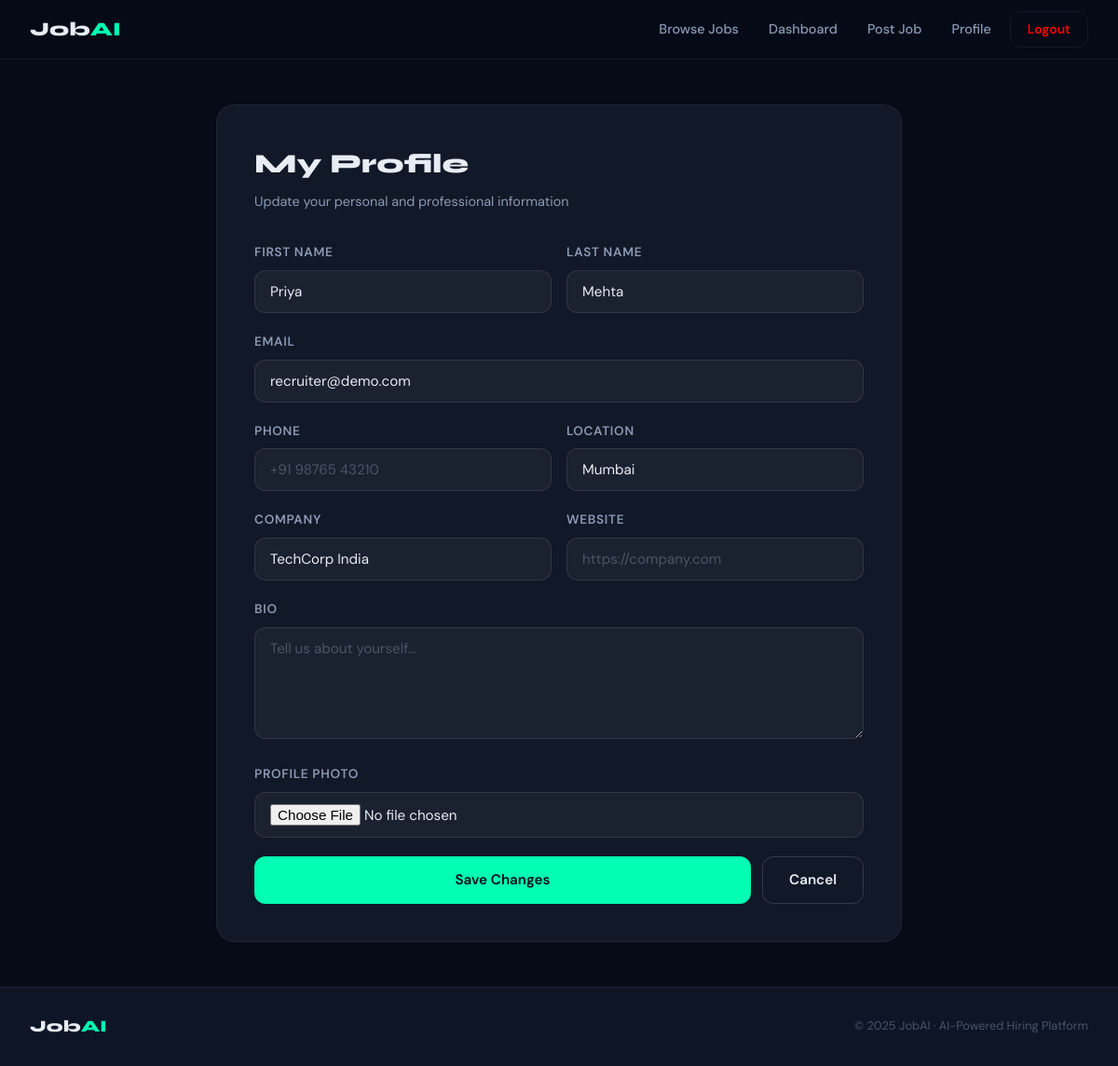
The app's page /accounts/profile/ (signed in) with its own data.
### accounts/models.py (models this page shows, shortened)
class User(AbstractUser):
    ROLE_CHOICES = [('seeker', 'Job Seeker'), ('recruiter', 'Recruiter')]
    role = models.CharField(max_length=20, choices=ROLE_CHOICES, default='seeker')
    phone = models.CharField(max_length=20, blank=True)
    location = models.CharField(max_length=100, blank=True)
    bio = models.TextField(blank=True)
    avatar = models.ImageField(upload_to='avatars/', blank=True, null=True)
    company = models.CharField(max_length=100, blank=True)
    website = models.URLField(blank=True)
    created_at = models.DateTimeField(auto_now_add=True)
    def is_seeker(self):
        return self.role == 'seeker'
    def is_recruiter(self):
        return self.role == 'recruiter'

### accounts/views.py (the view)
# urls.py: path('profile/', views.profile_view, name='profile'),
@login_required
def profile_view(request):
    if request.method == 'POST':
        form = ProfileForm(request.POST, request.FILES, instance=request.user)
        if form.is_valid():
            form.save()
            messages.success(request, 'Profile updated successfully!')
            return redirect('profile')
    else:
        form = ProfileForm(instance=request.user)
    return render(request, 'accounts/profile.html', {'form': form})

### accounts/forms.py
class ProfileForm(forms.ModelForm):
    class Meta:
        model = User
        fields = ['first_name', 'last_name', 'email', 'phone', 'location', 'bio', 'avatar', 'company', 'website']

### templates/accounts/profile.html (shortened to what this page needs)
{% extends 'base.html' %}
{% block content %}
<div class="form-section-wide">
    <div class="form-card fade-up">
        <div class="form-title">My Profile</div>
        <div class="form-subtitle">Update your personal and professional information</div>
        <form method="post" enctype="multipart/form-data">
            <div class="form-grid-2">
                <div class="form-group">
                    <label class="form-label">First Name</label>
                    <input type="text" name="first_name" value="{{ user.first_name }}" class="form-control">
                </div>
                <div class="form-group">
                    <label class="form-label">Last Name</label>
                    <input type="text" name="last_name" value="{{ user.last_name }}" class="form-control">
                </div>
            </div>
            <div class="form-group">
                <label class="form-label">Email</label>
                <input type="email" name="email" value="{{ user.email }}" class="form-control">
            </div>
            <div class="form-grid-2">
                <div class="form-group">
                    <label class="form-label">Phone</label>
                    <input type="text" name="phone" value="{{ user.phone }}" class="form-control" placeholder="+91 98765 43210">
                </div>
                <div class="form-group">
                    <label class="form-label">Location</label>
                    <input type="text" name="location" value="{{ user.location }}" class="form-control" placeholder="Bangalore, India">
                </div>
            </div>
            {% if user.is_recruiter %}
            <div class="form-grid-2">
                <div class="form-group">
                    <label class="form-label">Company</label>
                    <input type="text" name="company" value="{{ user.company }}" class="form-control" placeholder="Your company name">
                </div>
                <div class="form-group">
                    <label class="form-label">Website</label>
                    <input type="url" name="website" value="{{ user.website }}" class="form-control" placeholder="https://company.com">
                </div>
            </div>
            {% endif %}
            <div class="form-group">
                <label class="form-label">Bio</label>
                <textarea name="bio" class="form-control" rows="3" placeholder="Tell us about yourself...">{{ user.bio }}</textarea>
            </div>
            <div class="form-group">
                <label class="form-label">Profile Photo</label>
                <input type="file" name="avatar" class="form-control" accept="image/*">
            </div>
            <div style="display:flex;gap:12px;">
                <button type="submit" class="btn btn-primary" style="flex:1;">Save Changes</button>
                <a href="{% url 'dashboard' %}" class="btn btn-outline">Cancel</a>
            </div>
        </form>
    </div>
</div>
{% endblock %}

### static/css/main.css (style rules this page uses)
:root { --bg: #060B18; --bg2: #0D1526; --bg3: #121D35; --card: #111827; --card-border: rgba(255, 255, 255, 0.06); --text: #E8EDF5; --text2: #8B9AB5; --text3: #4A5568; --accent: #00FFB2; --accent2: #3B82F6; --accent3: #8B5CF6; --danger: #EF4444; --warning: #F59E0B; --success: #10B981; --font-display: 'Syne', sans-serif; --font-body: 'DM Sans', sans-serif; --radius: 12px; --radius-lg: 20px; --shadow: 0 4px 24px rgba(0, 0, 0, 0.4); --glow: 0 0 40px rgba(0, 255, 178, 0.12); }
*, *::before, *::after { box-sizing: border-box; margin: 0; padding: 0; }
html { scroll-behavior: smooth; }
body { background: var(--bg); color: var(--text); font-family: var(--font-body); font-size: 16px; line-height: 1.6; min-height: 100vh; display: flex; flex-direction: column; }
.btn, .btn-primary, .btn-outline, .btn-danger, .btn-success { display: inline-flex; align-items: center; gap: 8px; padding: 12px 28px; border-radius: var(--radius); font-weight: 600; cursor: pointer; transition: all 0.2s; border: none; text-decoration: none; font-family: var(--font-body); font-size: 0.95rem; justify-content: center; }
.btn-primary { background: var(--accent); color: #060B18; }
.btn-outline { background: transparent; color: var(--text); border: 1px solid rgba(255, 255, 255, 0.15); }
.form-section-wide { max-width: 800px; margin: 0 auto; padding: 48px 2rem; }
.form-card { background: var(--card); border: 1px solid var(--card-border); border-radius: var(--radius-lg); padding: 40px; }
.form-title { font-family: var(--font-display); font-size: 1.8rem; font-weight: 800; margin-bottom: 6px; }
.form-subtitle { color: var(--text2); font-size: 0.9rem; margin-bottom: 32px; }
.form-group { margin-bottom: 20px; }
.form-label { display: block; font-size: 0.85rem; font-weight: 600; color: var(--text2); margin-bottom: 8px; text-transform: uppercase; letter-spacing: 0.05em; }
.form-control { width: 100%; background: rgba(255, 255, 255, 0.04); border: 1px solid rgba(255, 255, 255, 0.1); border-radius: var(--radius); padding: 12px 16px; color: var(--text); font-family: var(--font-body); font-size: 0.95rem; transition: all 0.2s; outline: none; }
.form-control::placeholder { color: var(--text3); }
textarea.form-control { resize: vertical; min-height: 120px; }
.form-grid-2 { display: grid; grid-template-columns: 1fr 1fr; gap: 16px; }
.fade-up { animation: fadeUp 0.6s ease forwards; }

### records on screen
User: first_name "Priya", last_name "Mehta", email "recruiter@demo.com", location "Mumbai", company "TechCorp India"
